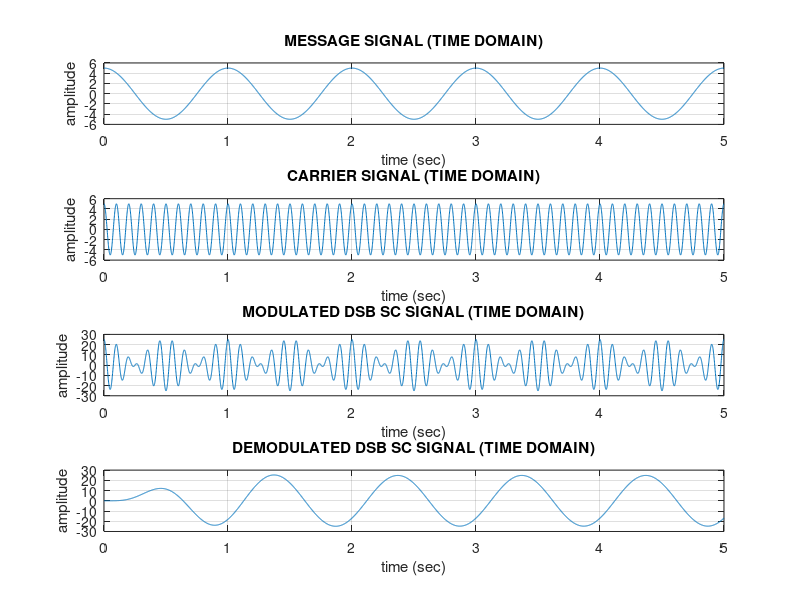
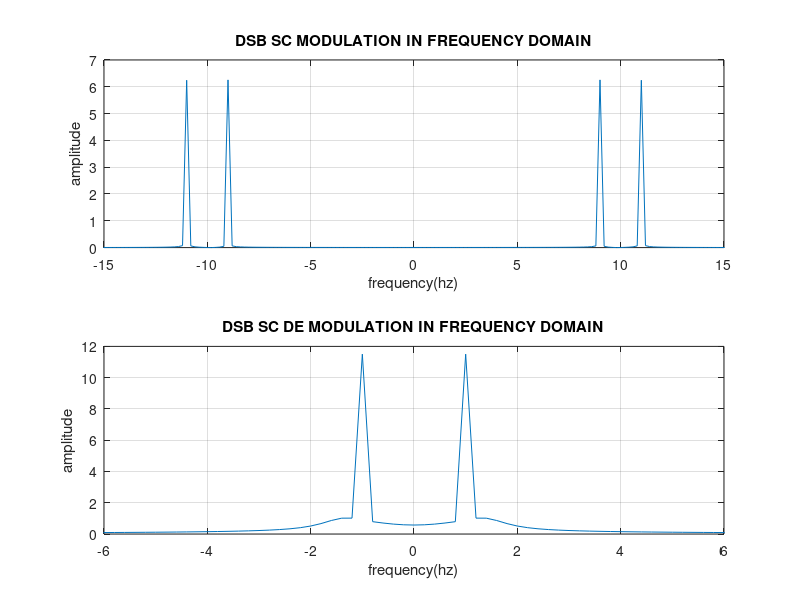

The MATLAB source for these figures, in order:
clear all;
clc;
t = 0:0.001:5; %time.
fm = 1;%frequency of message signal.
fc = 10;%frequency of carrier signal.
fs=100*fc;%sampling frequency.
Am = 5;%Amplitude of message signal.
Ac = 5;%Amplitude of carrier signal.
msg =Am.*cos(2*pi*fm*t);%message signal.
carrier = Ac.*cos(2*pi*fc*t);%carrier signal.
%% DSB SC MODULATION AND DEMODULATION.
%===========DSB SC IN TIME DOMAIN==================
dsb_sc = msg.*carrier; %dsb sc modulated wave
%=====DSB SC IN FREQUENCY DOMAIN============
ld=length(dsb_sc);
f=linspace(-fs/2,fs/2,ld);
DSB_SC=fftshift(fft(dsb_sc,ld)/ld); %frequency spectrum of dsb_sc modulated signal.
%=====DSB SC DEMODULATION TIME DOMAIN============
pmo = 2*dsb_sc.*carrier; %product modulator output
pmo = pmo/Ac;
nf = fm/fs; %normalised frequency
[num, den] = butter(5,3*nf); %butter worth lpf of 5th order
msg_r = filter(num,den,pmo); %demodulated signal after passing through lpf
%=====DSB SC DEMODULATION FREQUENCY DOMAIN============
lr=length(msg_r);
fr=linspace(-fs/2,fs/2,lr); %frequency bins
MSG_R=fftshift(fft(msg_r,lr)/lr); %frequency spectrum of demodulated signal
%================ PLOTTING =========================
subplot(4,1,1);
plot(t, msg);
title("MESSAGE SIGNAL (TIME DOMAIN)");
xlabel('time (sec)');
ylabel('amplitude');
grid on;
subplot(4,1,2);
plot(t, carrier);
title("CARRIER SIGNAL (TIME DOMAIN)");
xlabel('time (sec)');
ylabel('amplitude');
grid on;
subplot(4,1,3);
plot(t, dsb_sc);
title("MODULATED DSB SC SIGNAL (TIME DOMAIN)");
xlabel('time (sec)');
ylabel('amplitude');
grid on;
subplot(4,1,4);
plot(t, msg_r);
title("DEMODULATED DSB SC SIGNAL (TIME DOMAIN)");
xlabel('time (sec)');
ylabel('amplitude');
grid on;
figure;
subplot(2,1,1);
plot(f, abs(DSB_SC));
xlim([-15 15]);
title('DSB SC MODULATION IN FREQUENCY DOMAIN');
xlabel('frequency(hz)');
ylabel('amplitude');
grid on;
subplot(2,1,2);
plot(fr, abs(MSG_R));
xlim([-6 6]);
title('DSB SC DE MODULATION IN FREQUENCY DOMAIN');
xlabel('frequency(hz)');
ylabel('amplitude');
grid on;